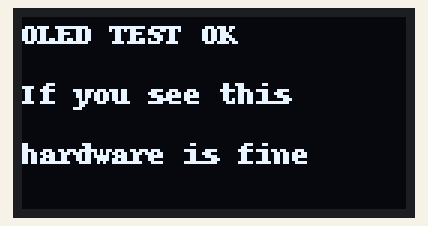
This program was run on a simulated Raspberry Pi (BCM pin numbers). On the bench: 128×64 one-colour display.

Above: at 0.2 s.

The program:

oled_test.py
```python
import time
import board
import adafruit_ssd1306
from PIL import Image, ImageDraw, ImageFont

# --- OLED setup ---
i2c = board.I2C()
oled = adafruit_ssd1306.SSD1306_I2C(128, 64, i2c)

# Clear screen
oled.fill(0)
oled.show()

# Create image buffer
image = Image.new("1", (oled.width, oled.height))
draw = ImageDraw.Draw(image)

# Font (default)
font = ImageFont.load_default()

# --- Test loop ---
while True:
    draw.rectangle((0, 0, oled.width, oled.height), outline=0, fill=0)

    draw.text((0, 0), "OLED TEST OK", font=font, fill=255)
    draw.text((0, 20), "If you see this", font=font, fill=255)
    draw.text((0, 40), "hardware is fine", font=font, fill=255)

    oled.image(image)
    oled.show()

    time.sleep(1)
```
